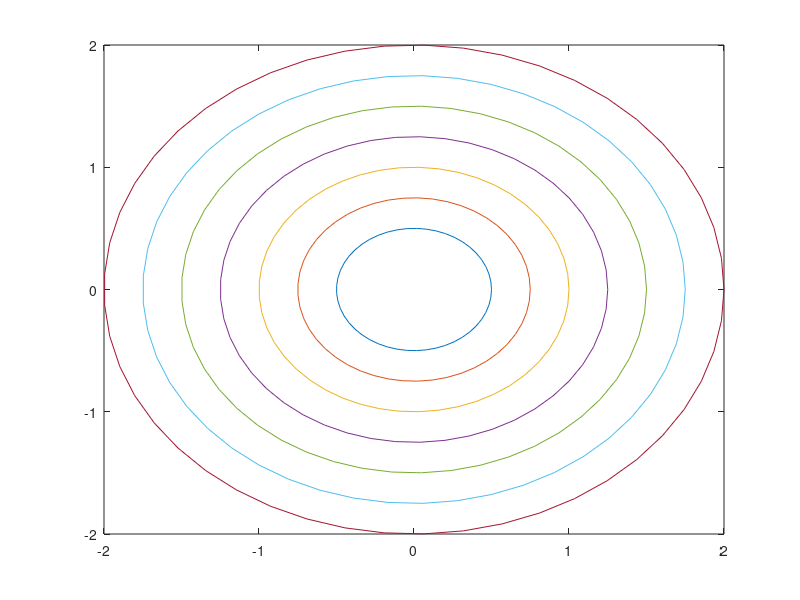

Reproduce this figure in MATLAB.
% MATLAB code to plot 7 concentric circles using Meshgrid and plot functions.

clc;
clear all;
close all;
theta = linspace(0, 2*pi, 50);
[X, Y] = meshgrid(0.5:0.25:2.0, theta);
plot(0+cos(Y).*X, 0+sin(Y).*X);
